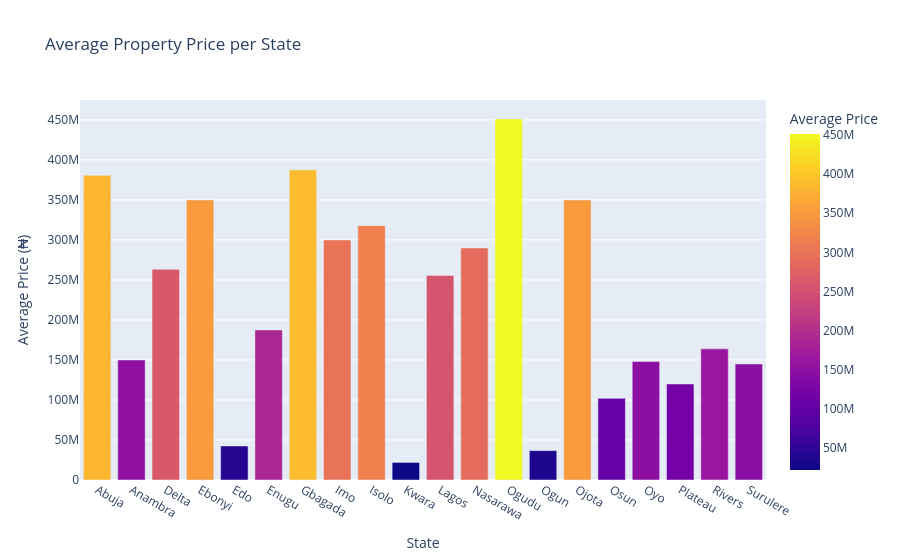

Notebook code for this chart:
### Code cell
avg_price_state = df.groupby('state_mapped')['price'].mean().reset_index()
avg_price_state.columns = ['State', 'Average Price']
avg_price_state['Average Price Formatted'] = avg_price_state['Average Price'].apply(lambda x: f"₦{x:,.0f}")
fig = px.bar(avg_price_state, 
             x='State', 
             y='Average Price', 
             text='Average Price Formatted', 
             color='Average Price',          
             title="Average Property Price per State")
fig.update_traces(textposition='outside')
fig.update_layout(yaxis_title="Average Price (₦)",
                  xaxis_title="State",
                  uniformtext_minsize=8, uniformtext_mode='hide')

fig.show()

### Figure 1 — Plotly figure (JSON) as saved in the notebook; plotly's stock layout.template omitted (floating-point values rounded to 4 significant figures)
{"data": [{"hovertemplate": "State=%{x}<br>Average Price=%{marker.color}<br>Average Price Formatted=%{text}<extra></extra>", "legendgroup": "", "marker": {"color": [380700000.0, 150000000.0, 263300000.0, 350000000.0, 42500000.0, 187500000.0, 387500000.0, 300000000.0, 317800000.0, 21960000.0, 255700000.0, 290000000.0, 451100000.0, 36710000.0, 350000000.0, 102100000.0, 148000000.0, 120000000.0, 163900000.0, 145000000.0], "coloraxis": "coloraxis", "pattern": {"shape": ""}}, "name": "", "orientation": "v", "showlegend": false, "text": ["₦380,707,123", "₦150,000,000", "₦263,333,333", "₦350,000,000", "₦42,500,000", "₦187,500,000", "₦387,500,000", "₦300,000,000", "₦317,777,778", "₦21,960,000", "₦255,673,333", "₦290,000,000", "₦451,111,111", "₦36,711,111", "₦350,000,000", "₦102,071,429", "₦147,981,140", "₦120,000,000", "₦163,860,421", "₦145,000,000"], "textposition": "outside", "type": "bar", "x": ["Abuja", "Anambra", "Delta", "Ebonyi", "Edo", "Enugu", "Gbagada", "Imo", "Isolo", "Kwara", "Lagos", "Nasarawa", "Ogudu", "Ogun", "Ojota", "Osun", "Oyo", "Plateau", "Rivers", "Surulere"], "xaxis": "x", "y": [380700000.0, 150000000.0, 263300000.0, 350000000.0, 42500000.0, 187500000.0, 387500000.0, 300000000.0, 317800000.0, 21960000.0, 255700000.0, 290000000.0, 451100000.0, 36710000.0, 350000000.0, 102100000.0, 148000000.0, 120000000.0, 163900000.0, 145000000.0], "yaxis": "y"}], "layout": {"barmode": "relative", "coloraxis": {"colorbar": {"title": {"text": "Average Price"}}, "colorscale": [[0, "#0d0887"], [0.1111, "#46039f"], [0.2222, "#7201a8"], [0.3333, "#9c179e"], [0.4444, "#bd3786"], [0.5556, "#d8576b"], [0.6667, "#ed7953"], [0.7778, "#fb9f3a"], [0.8889, "#fdca26"], [1, "#f0f921"]]}, "legend": {"tracegroupgap": 0}, "title": {"text": "Average Property Price per State"}, "uniformtext": {"minsize": 8, "mode": "hide"}, "xaxis": {"anchor": "y", "domain": [0, 1], "title": {"text": "State"}}, "yaxis": {"anchor": "x", "domain": [0, 1], "title": {"text": "Average Price (₦)"}}}}
